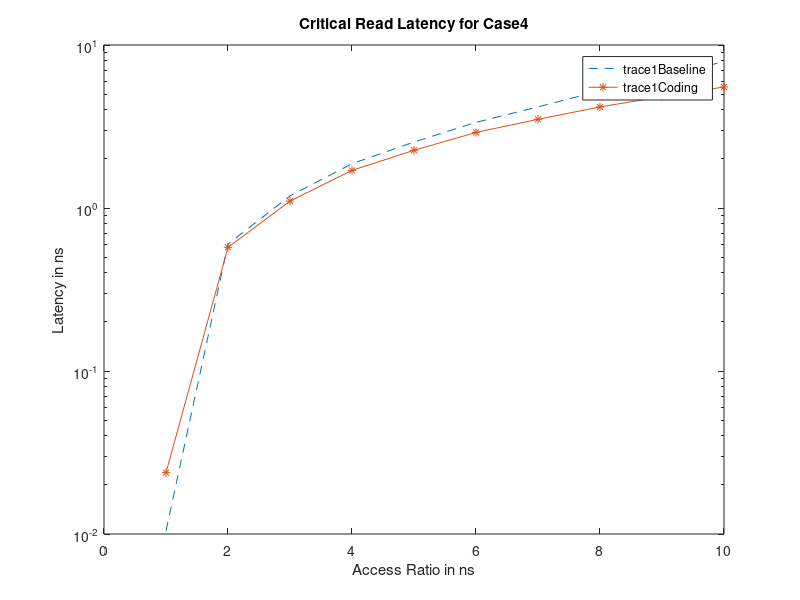
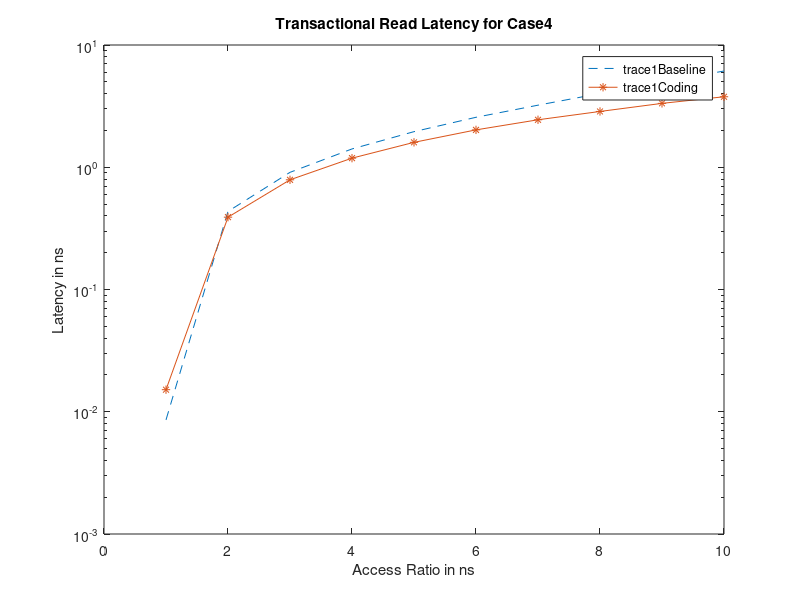
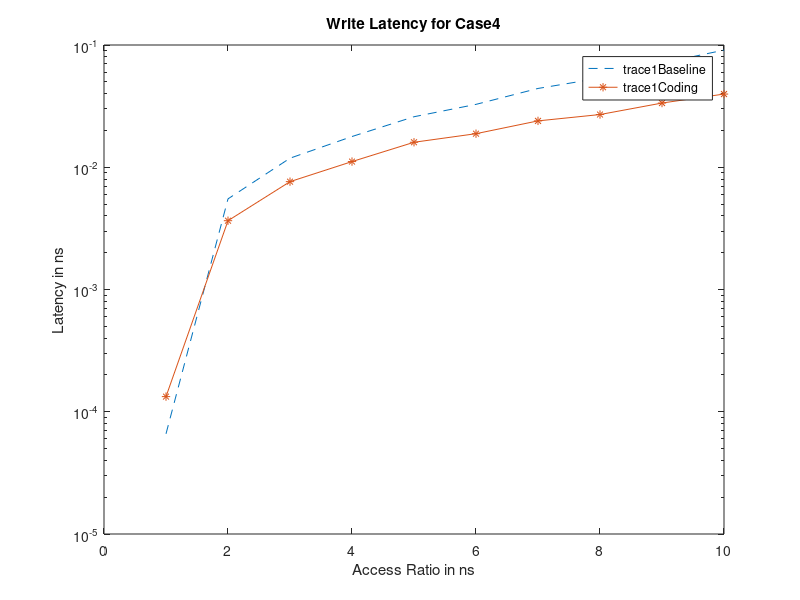
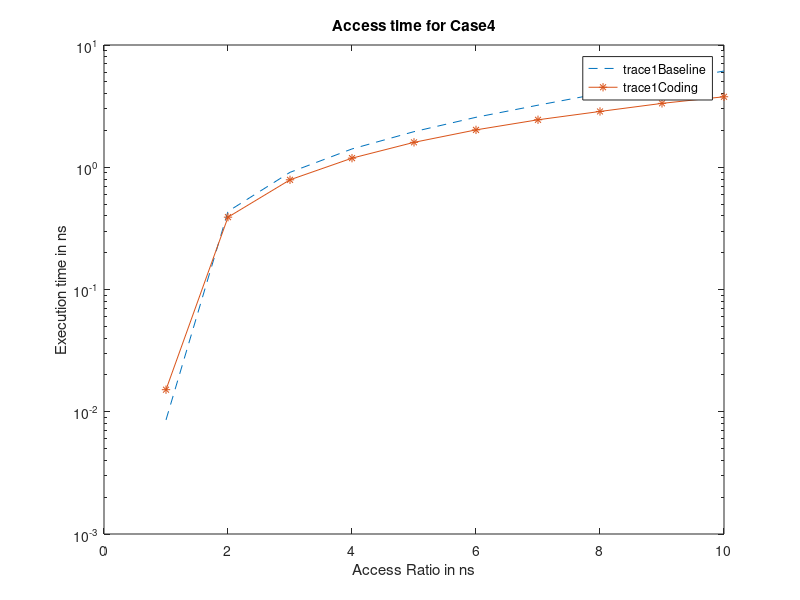

Here is the MATLAB script that generated these plots, in order:
clc;close all;clear all;

suffix_name = 'Case4';
load coding_results
load baseline_results

% Plot Critical Read Latency
h = figure;
semilogy(baseline_results(:,1),baseline_results(:,2),'--');
hold on;
semilogy(coding_results(:,1),coding_results(:,2),'-*');
legend('trace1Baseline','trace1Coding');
% 'trace2Baseline','trace3Baseline','trace4Baseline','trace1Coding','trace2Coding','trace3Coding','trace4Coding')
xlabel('Access Ratio in ns');
ylabel('Latency in ns')
title(['Critical Read Latency for ' suffix_name]);
saveas(h,'Critical_Read_Latency.jpg');


% Plot Transactional Read Latency
h = figure;
semilogy(baseline_results(:,1),baseline_results(:,3),'--');
hold on;
semilogy(coding_results(:,1),coding_results(:,3),'-*');
legend('trace1Baseline','trace1Coding');
% 'trace2Baseline','trace3Baseline','trace4Baseline','trace1Coding','trace2Coding','trace3Coding','trace4Coding')
xlabel('Access Ratio in ns');
ylabel('Latency in ns')
title(['Transactional Read Latency for ' suffix_name]);
saveas(h,'Transactional_Read_Latency.jpg');


% Plot Write Latency
h = figure;
semilogy(baseline_results(:,1),baseline_results(:,4),'--');
hold on;
semilogy(coding_results(:,1),coding_results(:,4),'-*');
legend('trace1Baseline','trace1Coding');
% 'trace2Baseline','trace3Baseline','trace4Baseline','trace1Coding','trace2Coding','trace3Coding','trace4Coding')
xlabel('Access Ratio in ns');
ylabel('Latency in ns')
title(['Write Latency for ' suffix_name]);
saveas(h,'Write_Latency.jpg');

% Plot Trace Execution Time in ns
h = figure;
semilogy(baseline_results(:,1),baseline_results(:,3),'--');
hold on;
semilogy(coding_results(:,1),coding_results(:,3),'-*');
legend('trace1Baseline','trace1Coding');
% 'trace2Baseline','trace3Baseline','trace4Baseline','trace1Coding','trace2Coding','trace3Coding','trace4Coding')
xlabel('Access Ratio in ns');
ylabel('Execution time in ns')
title(['Access time for ' suffix_name]);
saveas(h,'Access_time.jpg');